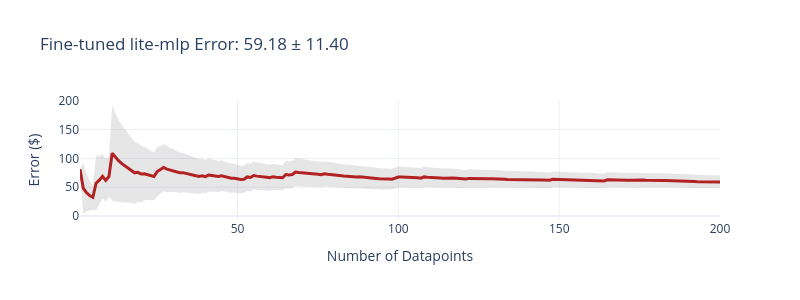
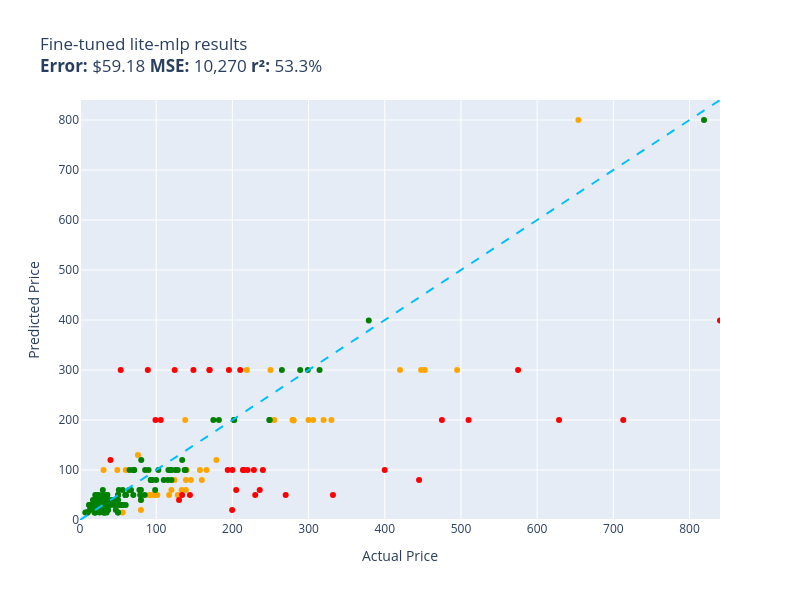

The code cell stored with these charts, in order, in its notebook:
### Markdown cell above
### Homework: beat the lite score

The course invites you to experiment with the hyperparameters. The run `lite-mlp` keeps the same data, one epoch and
learning rate, but gives the adapters 5x the capacity: r=64 on the MLP layers as well as attention, as in the
course's full run (`uv run week7/local_finetune.py train lite-mlp`, about 2 hours).

Two false starts on the way: with the learning rate doubled to 2e-4 the loss jumped to 8.5 by step 40, and with
micro-batches of 16 the peak hit 19 GB and the run died at step 240. Micro-batches of 8 (4 accumulation steps, so
still 32 per update) peak at 11.8 GB.

### Code cell
mlp_tester = None
if lf.is_trained("lite-mlp"):
    plot_log("lite", "lite-mlp")
    mlp_model, tokenizer = lf.load_finetuned("lite-mlp")
    mlp_tester = Tester(lf.make_predictor(mlp_model, tokenizer), prompts["test"], title="Fine-tuned lite-mlp")
    mlp_tester.run()
    del mlp_model
else:
    print("lite-mlp isn't trained yet: uv run week7/local_finetune.py train lite-mlp")

### Figure 1 — Plotly figure (JSON) as saved in the notebook; plotly's stock layout.template omitted (floating-point values rounded to 4 significant figures; data arrays with more than 128 entries replaced by an {"elided": "..."} marker saying what was removed)
{"data": [{"fill": "toself", "fillcolor": "rgba(128,128,128,0.2)", "hoverinfo": "skip", "line": {"color": "rgba(255,255,255,0)"}, "name": "95% CI", "showlegend": false, "type": "scatter", "x": {"elided": "400 int values"}, "y": {"elided": "400 float values"}}, {"customdata": {"elided": "200x1 float values"}, "hovertemplate": "n=%{x}<br>Avg Error=$%{y:,.2f}<br>±95% CI=$%{customdata[0]:,.2f}<extra></extra>", "line": {"color": "firebrick", "width": 3}, "mode": "lines", "name": "Cumulative Avg Error", "type": "scatter", "x": {"elided": "200 int values"}, "y": {"elided": "200 float values"}}], "layout": {"height": 300, "showlegend": false, "title": {"text": "Fine-tuned lite-mlp Error: 59.18 ± 11.40"}, "width": 800, "xaxis": {"title": {"text": "Number of Datapoints"}}, "yaxis": {"title": {"text": "Error ($)"}}}}

### Figure 2 — Plotly figure (JSON) as saved in the notebook; plotly's stock layout.template omitted (floating-point values rounded to 4 significant figures)
{"data": [{"customdata": [["Excess V2 Distortion/Modulation Pedal  \nGuess=$300.00 Actual=$219.00"], ["High‑Efficiency Twin‑Cylinder Air Compre...\nGuess=$200.00 Actual=$329.90"], ["Dominator Platinum RGB 32GB DDR4 3200MHz...\nGuess=$80.00 Actual=$124.00"], ["DEWALT 20V MAX XR Impact Driver with Blu...\nGuess=$300.00 Actual=$452.53"], ["Compact High‑Performance Mini PC  \nGuess=$300.00 Actual=$495.00"], ["Clementoni 1000‑Piece Jigsaw Puzzle – Th...\nGuess=$20.00 Actual=$79.95"], ["GanFindX Portable Hand Control System  \nGuess=$80.00 Actual=$159.90"], ["4GB DDR2 1066MHz Desktop Memory Kit  \nGuess=$40.00 Actual=$80.34"], ["Tidal Front & Rear Fender Flares – 4‑Pac...\nGuess=$200.00 Actual=$254.99"], ["Wenger City Upgrade 16\" Laptop Backpack ...\nGuess=$80.00 Actual=$145.42"], ["Festool Platin 2 6‑Inch S1000 Grit Sandi...\nGuess=$50.00 Actual=$91.00"], ["Wall Mounted Shower Faucet Set  \nGuess=$130.00 Actual=$76.00"], ["Trail Gear Twin Stick Shift Kit  \nGuess=$200.00 Actual=$279.92"], ["Pidoko Kids Train Table – Grey 90‑Piece ...\nGuess=$60.00 Actual=$119.97"], ["Archangel 6‑Inch Action Figure  \nGuess=$50.00 Actual=$98.95"], ["LEGO Marvel Avengers War Machine Buster ...\nGuess=$100.00 Actual=$59.95"], ["Kingston Brass Clawfoot Tub Faucet  \nGuess=$200.00 Actual=$305.99"], ["Grey Pneumatic 1311SD 8‑Point Impact Soc...\nGuess=$100.00 Actual=$157.43"], ["Luminance 4‑Light Vanity Wall Light  \nGuess=$50.00 Actual=$99.99"], ["4‑Piece 6x5.5 Wheel Spacer Set  \nGuess=$50.00 Actual=$116.95"], ["Urth 62mm UV, CPL, ND2-400 Lens Filter K...\nGuess=$80.00 Actual=$139.00"], ["Wilkinson LOW GAUSS Vintage Tone Strat S...\nGuess=$100.00 Actual=$30.93"], ["Cardone 84-58642 HEI Electronic Distribu...\nGuess=$100.00 Actual=$165.99"], ["18\" White Undermount Ceramic Single-Bowl...\nGuess=$120.00 Actual=$179.00"], ["Yamaha Mountain Max Seat Cover Replaceme...\nGuess=$60.00 Actual=$138.95"], ["Rohl Wire Sink Grid for UM3018 Kitchen S...\nGuess=$50.00 Actual=$128.28"], ["ASUS 27\" 1080P Full HD Monitor  \nGuess=$200.00 Actual=$138.10"], ["Music Hall PA15.3 Phono Preamplifier  \nGuess=$300.00 Actual=$250.00"], ["StonKraft Brass Chess Board & Pieces  \nGuess=$100.00 Actual=$140.00"], ["Premium LED Tail Light Lamp for 2010‑201...\nGuess=$200.00 Actual=$278.94"], ["Premium Front Suspension Steering Knuckl...\nGuess=$100.00 Actual=$48.99"], ["OEM Samsung IR Remote Control  \nGuess=$15.00 Actual=$56.00"], ["Venom Power Terra Hunter R/T+ 35X12.5R20...\nGuess=$200.00 Actual=$319.65"], ["Carbon Fiber Racing Steering Wheel with ...\nGuess=$300.00 Actual=$447.74"], ["Pacific Drums 16\"x18\" Floor Tom, Red‑to‑...\nGuess=$300.00 Actual=$419.99"], ["DuraGo BR5330 Front Vented Disc Brake Ro...\nGuess=$50.00 Actual=$101.51"], ["Intex River Run Connect Lounge (4-Pack) ...\nGuess=$50.00 Actual=$94.49"], ["Empava 24\" Electric Single Wall Oven  \nGuess=$800.00 Actual=$654.14"], ["HP LaserJet 2100 Workgroup Laser Printer...\nGuess=$200.00 Actual=$299.98"], ["Targus CityGear 15‑17.3” Laptop Backpack...\nGuess=$60.00 Actual=$133.43"], ["Volvo AC Compressor & Clutch Set for C70...\nGuess=$199.00 Actual=$280.41"]], "hovertemplate": "%{customdata[0]}<extra></extra>", "legendgroup": "orange", "marker": {"color": "orange", "size": 6, "symbol": "circle"}, "mode": "markers", "name": "orange", "orientation": "v", "showlegend": true, "type": "scatter", "x": [219.0, 329.9, 124.0, 452.5, 495.0, 79.95, 159.9, 80.34, 255.0, 145.4, 91.0, 76.0, 279.9, 120.0, 98.95, 59.95, 306.0, 157.4, 99.99, 117.0, 139.0, 30.93, 166.0, 179.0, 138.9, 128.3, 138.1, 250.0, 140.0, 278.9, 48.99, 56.0, 319.6, 447.7, 420.0, 101.5, 94.49, 654.1, 300.0, 133.4, 280.4], "xaxis": "x", "y": [300.0, 200.0, 80.0, 300.0, 300.0, 20.0, 80.0, 40.0, 200.0, 80.0, 50.0, 130.0, 200.0, 60.0, 50.0, 100.0, 200.0, 100.0, 50.0, 50.0, 80.0, 100.0, 100.0, 120.0, 60.0, 50.0, 200.0, 300.0, 100.0, 200.0, 100.0, 15.0, 200.0, 300.0, 300.0, 50.0, 50.0, 800.0, 200.0, 60.0, 199.0], "yaxis": "y"}, {"customdata": [["Telpo Headlight Assembly for 2015‑2017 T...\nGuess=$100.00 Actual=$115.99"], ["NewPower99 6000 mAh Battery Replacement ...\nGuess=$30.00 Actual=$54.95"], ["EXMAX NG-10X Fresnel Lens Focusing Adapt...\nGuess=$50.00 Actual=$69.98"], ["Raven Pro Document Scanner Stand  \nGuess=$50.00 Actual=$29.85"], ["Dryer Heating Element & Thermostat/Fuse ...\nGuess=$40.00 Actual=$35.74"], ["Metabo HPT 36V MultiVolt Cordless Rotary...\nGuess=$399.00 Actual=$379.00"], ["UltraPro 46mm Close‑Up Macro Filter Kit ...\nGuess=$50.00 Actual=$19.99"], ["CB-6 Extra Hard Chamois Bass Drum Mallet...\nGuess=$30.00 Actual=$54.32"], ["Panasonic KX-DECT 6.0 PLUS Digital Cordl...\nGuess=$50.00 Actual=$79.20"], ["LOVE MEI Galaxy S10 Lite Heavy Duty Shoc...\nGuess=$15.00 Actual=$32.98"], ["GJY 10.6\" Portable TV with Built‑in ATSC...\nGuess=$50.00 Actual=$79.36"], ["LD Products High Yield Toner Cartridge –...\nGuess=$50.00 Actual=$49.98"], ["PEMP E65/E66 Optical Fiber Box for BMW  \nGuess=$100.00 Actual=$119.00"], ["HK 13\" Heavy Duty Black Push-Open Cash D...\nGuess=$50.00 Actual=$84.95"], ["SKB iSeries 3i-13096-6KP Camera Case  \nGuess=$200.00 Actual=$174.99"], ["June Garden Sweet Dolly Charlotte 10\" So...\nGuess=$20.00 Actual=$19.99"], ["Oil‑Rubbed Bronze Freestanding Tub Fille...\nGuess=$60.00 Actual=$98.65"], ["Handar 10GBase‑LR SFP+ Transceiver  \nGuess=$40.00 Actual=$19.99"], ["Deco Mount Pro Tripod Mic Stand Bundle  \nGuess=$50.00 Actual=$59.95"], ["3-Drawer Mobile File Cabinet  \nGuess=$80.00 Actual=$115.35"], ["Canon EOS Rebel T7 DSLR Bundle with EF-S...\nGuess=$800.00 Actual=$819.00"], ["Evergreen Cylinder Head Gasket Set & Hea...\nGuess=$50.00 Actual=$59.69"], ["Task Roman Ogee Router Bit 1/4\" Shank, 1...\nGuess=$30.00 Actual=$55.88"], ["120 V/15 A Right‑Angle GFCI Plug, Yellow...\nGuess=$40.00 Actual=$37.87"], ["15\" Oil‑Rubbed Bronze Locking Shower Hea...\nGuess=$40.00 Actual=$79.95"], ["Mylites+ Standard Comic Book Mylar Sleev...\nGuess=$20.00 Actual=$34.99"], ["LED Light Kit for Lego Sonic Green Hill ...\nGuess=$20.00 Actual=$24.99"], ["152mm Bi-Metal Hole Saw  \nGuess=$20.00 Actual=$17.99"], ["TropicalLife 18‑Inch Large Backpack  \nGuess=$30.00 Actual=$31.77"], ["LED Tail Light Assembly for 2014‑2021 To...\nGuess=$200.00 Actual=$201.99"], ["Adams Check Payment & Deposit Register –...\nGuess=$50.00 Actual=$35.49"], ["Fjallraven Kanken 15\" Laptop Backpack  \nGuess=$100.00 Actual=$119.65"], ["Diversitech 1/3 HP 115V Grey Motor  \nGuess=$120.00 Actual=$134.12"], ["Retevis RT68 Soft Earhook Walkie Talkie ...\nGuess=$15.00 Actual=$6.99"], ["Evan‑Fischer Front Bumper Cover for 2015...\nGuess=$200.00 Actual=$202.38"], ["Laisomeke IP67 Waterproof Junction Box  \nGuess=$30.00 Actual=$11.99"], ["Solar Pendant Shed Light with Remote Con...\nGuess=$60.00 Actual=$77.96"], ["Western Digital 2TB Enterprise RE4-GP SA...\nGuess=$80.00 Actual=$109.95"], ["DiMarzio DP 163 BluesBucker Pickup  \nGuess=$100.00 Actual=$89.99"], ["PM Auto Front Right Quick Complete Strut...\nGuess=$100.00 Actual=$124.94"], ["Flip Cover with Stand & Card Slot for Le...\nGuess=$15.00 Actual=$31.61"], ["Miyaya Funny Horse Mask  \nGuess=$40.00 Actual=$16.99"], ["Allmotorparts Engine Thermostat for Hond...\nGuess=$40.00 Actual=$18.89"], ["Ultra Duster Canned Air Net – 10 oz 6‑Pa...\nGuess=$15.00 Actual=$49.90"], ["Beck/Arnley Air Filter  \nGuess=$50.00 Actual=$35.87"], ["IQShield LiquidSkin Screen Protector  \nGuess=$15.00 Actual=$9.95"], ["12 Pack Military Toy Soldiers Action Fig...\nGuess=$30.00 Actual=$16.98"], ["Neporal Full Spectrum 6000K A19 LED Ligh...\nGuess=$20.00 Actual=$18.59"], ["Satco 4-Count LED A19 Light Bulbs  \nGuess=$30.00 Actual=$12.00"], ["Ceramic Talavera Mexican Tile 4x4\" – 9‑P...\nGuess=$60.00 Actual=$29.95"], ["Stick‑On Dressage Course Letters  \nGuess=$20.00 Actual=$26.99"], ["ANZO USA 111207 Crystal Headlights  \nGuess=$200.00 Actual=$182.28"], ["EMART 10ft Adjustable C‑Stand with Boom ...\nGuess=$80.00 Actual=$119.99"], ["KOHLER K--CP Slider Assembly  \nGuess=$40.00 Actual=$45.67"], ["KUNN Compact Electrician Tool Pouch  \nGuess=$30.00 Actual=$21.99"], ["Trim Kit for 2‑Handle Shower & Tub Valve...\nGuess=$80.00 Actual=$94.99"], ["iPhone 12/12 Pro Nicaragua Guardabarranc...\nGuess=$15.00 Actual=$19.97"], ["Custom Replacement Infrared Remote  \nGuess=$15.00 Actual=$34.95"], ["KS K-STORM Silicone Mushroom EarTips  \nGuess=$15.00 Actual=$8.50"], ["Water‑Resistant USB Laptop Backpack for ...\nGuess=$30.00 Actual=$33.99"], ["ReplacementBrand 3-Pack GE RPWF Compatib...\nGuess=$20.00 Actual=$36.99"], ["MGP Caliper Covers – Set of 4 Red Powder...\nGuess=$200.00 Actual=$249.00"], ["LSI Broadcom 9300-8i 8‑Port 12Gb/s SATA+...\nGuess=$100.00 Actual=$118.00"], ["Royal Designs Decorative Tree Finial  \nGuess=$20.00 Actual=$24.95"], ["NewFantasia 2.5mm TRRS Balanced Audio Ca...\nGuess=$15.00 Actual=$31.00"], ["Mikrotik RB3011 RouterBOARD 10xGigabit  \nGuess=$300.00 Actual=$299.00"], ["Forged Carbon Fiber Case for iPhone 14 P...\nGuess=$30.00 Actual=$59.99"], ["BMW 335i/135i AC Compressor Kit  \nGuess=$300.00 Actual=$314.41"], ["DuraGo Front Hub Assembly  \nGuess=$100.00 Actual=$128.34"], ["Berta 1-1/4\" Overlay 90° Soft Close Cabi...\nGuess=$30.00 Actual=$24.66"], ["Chalkboard Name Badges with Magnetic Bac...\nGuess=$15.00 Actual=$19.95"], ["4‑Pack 1000 lm Solar Street Light with M...\nGuess=$60.00 Actual=$55.99"], ["Volvo Engine Cooling Coolant System  \nGuess=$100.00 Actual=$102.85"], ["CIVIE 60W 6‑Port USB Desktop Charger  \nGuess=$30.00 Actual=$15.99"], ["Pyle Wireless Backup Camera & 4.3” LCD M...\nGuess=$100.00 Actual=$70.45"], ["HP Pavilion P7‑1257C Motherboard AAHD3‑H...\nGuess=$50.00 Actual=$59.86"], ["Kastar 3600 mAh 7.4V Lithium‑Ion Replace...\nGuess=$30.00 Actual=$19.99"], ["Amana SC587 Carbide-Tipped 3-Wing Bevele...\nGuess=$100.00 Actual=$71.23"], ["Evan Fischer Dual Fan Cooling Assembly  \nGuess=$100.00 Actual=$137.34"], ["ECCPP Power Steering Pump (21‑331)  \nGuess=$100.00 Actual=$85.48"], ["AZX Stylus Pencil for iPad (2021‑2022 Mo...\nGuess=$20.00 Actual=$29.99"], ["UPR Mach 1 Chin Spoiler  \nGuess=$100.00 Actual=$64.99"], ["Unistorm Aluminum Case for Raspberry Pi ...\nGuess=$30.00 Actual=$14.99"], ["Skullcandy Hesh Evo Over‑Ear Bluetooth H...\nGuess=$100.00 Actual=$69.99"], ["17.3\" HD Glossy LCD Replacement Screen  \nGuess=$60.00 Actual=$64.37"], ["Diversitech UC2436‑3 Ultralite Condenser...\nGuess=$120.00 Actual=$80.39"], ["Lorell Bell Chair Glide – 2.5\" Black  \nGuess=$40.00 Actual=$19.50"], ["CTLAMP XL-2100 Replacement TV Lamp  \nGuess=$40.00 Actual=$32.00"], ["Sky High Car Audio 14 AWG CCA Speaker Wi...\nGuess=$30.00 Actual=$44.95"], ["APS iBoard 5‑Inch Stainless Steel Runnin...\nGuess=$300.00 Actual=$264.95"], ["Couples Conversation Card Deck  \nGuess=$20.00 Actual=$32.97"], ["The Puppet Company Carpet Unicorn Glove ...\nGuess=$15.00 Actual=$19.00"], ["KYX Racing Hardened Steel Center Drive S...\nGuess=$20.00 Actual=$46.99"], ["Baumgartens Sicurix Blank PVC ID Cards  \nGuess=$30.00 Actual=$19.11"], ["Custom Engagement Logo Desk Embosser Sea...\nGuess=$40.00 Actual=$49.95"], ["Audio‑Technica ATW‑T1002 System 10 Handh...\nGuess=$300.00 Actual=$289.00"], ["Glitter Gold Snowflake Envelope Seal Sti...\nGuess=$15.00 Actual=$25.99"], ["LD 7‑Pack High‑Yield Black Ink Cartridge...\nGuess=$40.00 Actual=$41.99"], ["Wine A BIT Wall Decal  \nGuess=$20.00 Actual=$12.98"], ["VATOS Bubble Machine Gun Set  \nGuess=$20.00 Actual=$22.88"], ["BXYJY 360° Protective Case with S‑Pen Ho...\nGuess=$15.00 Actual=$49.99"], ["VONADO Space Wars Colonial Viper MK1 Bui...\nGuess=$30.00 Actual=$39.99"], ["Sony Bravia TV Replacement Remote (No Vo...\nGuess=$15.00 Actual=$9.99"], ["Disney Princess Sparkling Sleeping Beaut...\nGuess=$50.00 Actual=$24.95"], ["Sabermaster 70x40 cm Card Playmat  \nGuess=$20.00 Actual=$21.99"], ["Star Wars Y‑Wing Fighter – Die‑Cast Meta...\nGuess=$30.00 Actual=$22.70"], ["Glovion Clip‑On Music Stand Light  \nGuess=$40.00 Actual=$27.99"], ["Samsung DA97-07603B Freezer Ice Maker As...\nGuess=$80.00 Actual=$93.02"], ["BLANCO Valea Stainless Steel Sink Grid –...\nGuess=$80.00 Actual=$92.88"], ["Think Gizmos Build‑Your‑Own Remote Contr...\nGuess=$40.00 Actual=$24.95"], ["PowerSport Front & Rear Brake Kit for Ol...\nGuess=$200.00 Actual=$248.51"], ["4/4 Viola Bow Carbon Fiber  \nGuess=$50.00 Actual=$49.99"], ["VTech Strum & Jam KidiBand 3-in-1 Musica...\nGuess=$50.00 Actual=$21.99"], ["KZ ZS10 Pro In‑Ear Monitor Headphone Bun...\nGuess=$60.00 Actual=$66.99"], ["Fender Voodoo Child Coiled Instrument Ca...\nGuess=$50.00 Actual=$59.99"], ["LED Module for Whirlpool Refrigerator  \nGuess=$30.00 Actual=$26.59"], ["Jada Toys Ryan’s World Combo Panda Airli...\nGuess=$50.00 Actual=$34.94"], ["Pyle PCA4 2x120 W Compact Home Audio Amp...\nGuess=$60.00 Actual=$50.92"], ["Peel & Stick Hexagon Marble Backsplash (...\nGuess=$40.00 Actual=$34.99"], ["Garmin GT15M-TM Transom‑Mount Transducer...\nGuess=$100.00 Actual=$138.74"], ["Dual Color LED Neon Sign for Gym  \nGuess=$80.00 Actual=$99.99"], ["MonMount Triple Monitor Freestanding Tri...\nGuess=$60.00 Actual=$79.99"], ["Refresh 3‑Pack NSF‑53 Refrigerator Water...\nGuess=$30.00 Actual=$50.99"], ["Glitter Slim Leather Strap for Fitbit Ve...\nGuess=$20.00 Actual=$25.99"]], "hovertemplate": "%{customdata[0]}<extra></extra>", "legendgroup": "green", "marker": {"color": "green", "size": 6, "symbol": "circle"}, "mode": "markers", "name": "green", "orientation": "v", "showlegend": true, "type": "scatter", "x": [116.0, 54.95, 69.98, 29.85, 35.74, 379.0, 19.99, 54.32, 79.2, 32.98, 79.36, 49.98, 119.0, 84.95, 175.0, 19.99, 98.65, 19.99, 59.95, 115.3, 819.0, 59.69, 55.88, 37.87, 79.95, 34.99, 24.99, 17.99, 31.77, 202.0, 35.49, 119.7, 134.1, 6.99, 202.4, 11.99, 77.96, 110.0, 89.99, 124.9, 31.61, 16.99, 18.89, 49.9, 35.87, 9.95, 16.98, 18.59, 12.0, 29.95, 26.99, 182.3, 120.0, 45.67, 21.99, 94.99, 19.97, 34.95, 8.5, 33.99, 36.99, 249.0, 118.0, 24.95, 31.0, 299.0, 59.99, 314.4, 128.3, 24.66, 19.95, 55.99, 102.8, 15.99, 70.45, 59.86, 19.99, 71.23, 137.3, 85.48, 29.99, 64.99, 14.99, 69.99, 64.37, 80.39, 19.5, 32.0, 44.95, 264.9, 32.97, 19.0, 46.99, 19.11, 49.95, 289.0, 25.99, 41.99, 12.98, 22.88, 49.99, 39.99, 9.99, 24.95, 21.99, 22.7, 27.99, 93.02, 92.88, 24.95, 248.5, 49.99, 21.99, 66.99, 59.99, 26.59, 34.94, 50.92, 34.99, 138.7, 99.99, 79.99, 50.99, 25.99], "xaxis": "x", "y": [100.0, 30.0, 50.0, 50.0, 40.0, 399.0, 50.0, 30.0, 50.0, 15.0, 50.0, 50.0, 100.0, 50.0, 200.0, 20.0, 60.0, 40.0, 50.0, 80.0, 800.0, 50.0, 30.0, 40.0, 40.0, 20.0, 20.0, 20.0, 30.0, 200.0, 50.0, 100.0, 120.0, 15.0, 200.0, 30.0, 60.0, 80.0, 100.0, 100.0, 15.0, 40.0, 40.0, 15.0, 50.0, 15.0, 30.0, 20.0, 30.0, 60.0, 20.0, 200.0, 80.0, 40.0, 30.0, 80.0, 15.0, 15.0, 15.0, 30.0, 20.0, 200.0, 100.0, 20.0, 15.0, 300.0, 30.0, 300.0, 100.0, 30.0, 15.0, 60.0, 100.0, 30.0, 100.0, 50.0, 30.0, 100.0, 100.0, 100.0, 20.0, 100.0, 30.0, 100.0, 60.0, 120.0, 40.0, 40.0, 30.0, 300.0, 20.0, 15.0, 20.0, 30.0, 40.0, 300.0, 15.0, 40.0, 20.0, 20.0, 15.0, 30.0, 15.0, 50.0, 20.0, 30.0, 40.0, 80.0, 80.0, 40.0, 200.0, 50.0, 50.0, 60.0, 50.0, 30.0, 50.0, 60.0, 40.0, 100.0, 80.0, 60.0, 30.0, 20.0], "yaxis": "y"}, {"customdata": [["UPC RBC12-UPC Replacement Battery Cartri...\nGuess=$50.00 Actual=$229.99"], ["Lexmark X651 Compatible Toner Cartridge ...\nGuess=$50.00 Actual=$144.29"], ["ACDelco GM FW339 Front Wheel Hub & Beari...\nGuess=$100.00 Actual=$215.33"], ["Bam France 2002XL Contoured Hightech 4/4...\nGuess=$200.00 Actual=$713.00"], ["APS iBoard 6‑inch Aluminum Running Board...\nGuess=$300.00 Actual=$210.23"], ["Intermatic PX300 12V 300W Transformer wi...\nGuess=$50.00 Actual=$134.00"], ["Bam Trekking 3027SB Black Clarinet Backp...\nGuess=$50.00 Actual=$332.00"], ["Travelpro Platinum Elite Slim Business L...\nGuess=$100.00 Actual=$213.83"], ["JRready Deutsch DT Series Connector Kit ...\nGuess=$20.00 Actual=$199.68"], ["Dakota Alert MURS Driveway Probe Sensor ...\nGuess=$100.00 Actual=$219.99"], ["3D Tree Hole Stair Risers Vinyl Mural  \nGuess=$40.00 Actual=$129.99"], ["Kohler Filtered Water Faucet  \nGuess=$200.00 Actual=$475.00"], ["Portable 7500L Mini Projector  \nGuess=$300.00 Actual=$53.40"], ["Dual‑Intensity Amber Pindicator  \nGuess=$120.00 Actual=$40.00"], ["Sumerain LED Waterfall Bathroom Faucet  \nGuess=$60.00 Actual=$235.86"], ["Poison Spyder Rocker Knocker 10-08-020  \nGuess=$200.00 Actual=$628.76"], ["VLAND LED Smoked Taillights for Toyota C...\nGuess=$100.00 Actual=$239.99"], ["Lighted Triangle Mirror Cabinet with Doo...\nGuess=$80.00 Actual=$445.00"], ["Dell Optiplex 390 19\" Desktop Bundle  \nGuess=$300.00 Actual=$124.27"], ["Pioneer 2‑Handle Kitchen Faucet  \nGuess=$100.00 Actual=$228.22"], ["Aeromotive X1 Adjustable Fuel Regulator ...\nGuess=$50.00 Actual=$269.95"], ["Walker Exhaust Ultra EPA 16478 Direct Fi...\nGuess=$300.00 Actual=$574.99"], ["Canon Sure Shot 90U 35mm Compact Camera ...\nGuess=$100.00 Actual=$399.89"], ["MXR Carbon Copy Deluxe Analog Delay  \nGuess=$300.00 Actual=$195.50"], ["Ibanez Acoustic Mandolin M510 A‑Style  \nGuess=$300.00 Actual=$169.99"], ["CradlePoint Compact Broadband Router CBR...\nGuess=$300.00 Actual=$89.00"], ["Universal Power Group 12V 100Ah Sealed L...\nGuess=$100.00 Actual=$199.99"], ["Auertech Portable Twin‑Tub Mini Washer  \nGuess=$200.00 Actual=$98.99"], ["SP-8102BU 1/4\" Hex Impact Driver  \nGuess=$60.00 Actual=$204.99"], ["4\" Catback Exhaust Muffler Tip for Chevy...\nGuess=$100.00 Actual=$193.88"], ["Competition Clutch Disc & Pressure Plate...\nGuess=$200.00 Actual=$510.00"], ["9\" Android Auto & CarPlay 9‑inch Touchsc...\nGuess=$200.00 Actual=$106.00"], ["Dell XPS 13 13.3\" Full‑HD Laptop  \nGuess=$399.00 Actual=$839.99"], ["Vinyl Roll‑Up Tonneau Cover Kit for Toyo...\nGuess=$300.00 Actual=$148.88"], ["Xiaomi Redmi 10 2022 6.5\" 50MP Quad Came...\nGuess=$300.00 Actual=$169.99"]], "hovertemplate": "%{customdata[0]}<extra></extra>", "legendgroup": "red", "marker": {"color": "red", "size": 6, "symbol": "circle"}, "mode": "markers", "name": "red", "orientation": "v", "showlegend": true, "type": "scatter", "x": [230.0, 144.3, 215.3, 713.0, 210.2, 134.0, 332.0, 213.8, 199.7, 220.0, 130.0, 475.0, 53.4, 40.0, 235.9, 628.8, 240.0, 445.0, 124.3, 228.2, 269.9, 575.0, 399.9, 195.5, 170.0, 89.0, 200.0, 98.99, 205.0, 193.9, 510.0, 106.0, 840.0, 148.9, 170.0], "xaxis": "x", "y": [50.0, 50.0, 100.0, 200.0, 300.0, 50.0, 50.0, 100.0, 20.0, 100.0, 40.0, 200.0, 300.0, 120.0, 60.0, 200.0, 100.0, 80.0, 300.0, 100.0, 50.0, 300.0, 100.0, 300.0, 300.0, 300.0, 100.0, 200.0, 60.0, 100.0, 200.0, 200.0, 399.0, 300.0, 300.0], "yaxis": "y"}, {"hoverinfo": "skip", "line": {"color": "deepskyblue", "dash": "dash", "width": 2}, "mode": "lines", "name": "y = x", "showlegend": false, "type": "scatter", "x": [0, 840.0], "y": [0, 840.0]}], "layout": {"height": 600, "legend": {"title": {"text": "color"}, "tracegroupgap": 0}, "showlegend": false, "title": {"text": "Fine-tuned lite-mlp results<br><b>Error:</b> $59.18 <b>MSE:</b> 10,270 <b>r²:</b> 53.3%"}, "width": 800, "xaxis": {"anchor": "y", "domain": [0.0, 1.0], "range": [0, 840.0], "title": {"text": "Actual Price"}}, "yaxis": {"anchor": "x", "domain": [0.0, 1.0], "range": [0, 840.0], "title": {"text": "Predicted Price"}}}}
